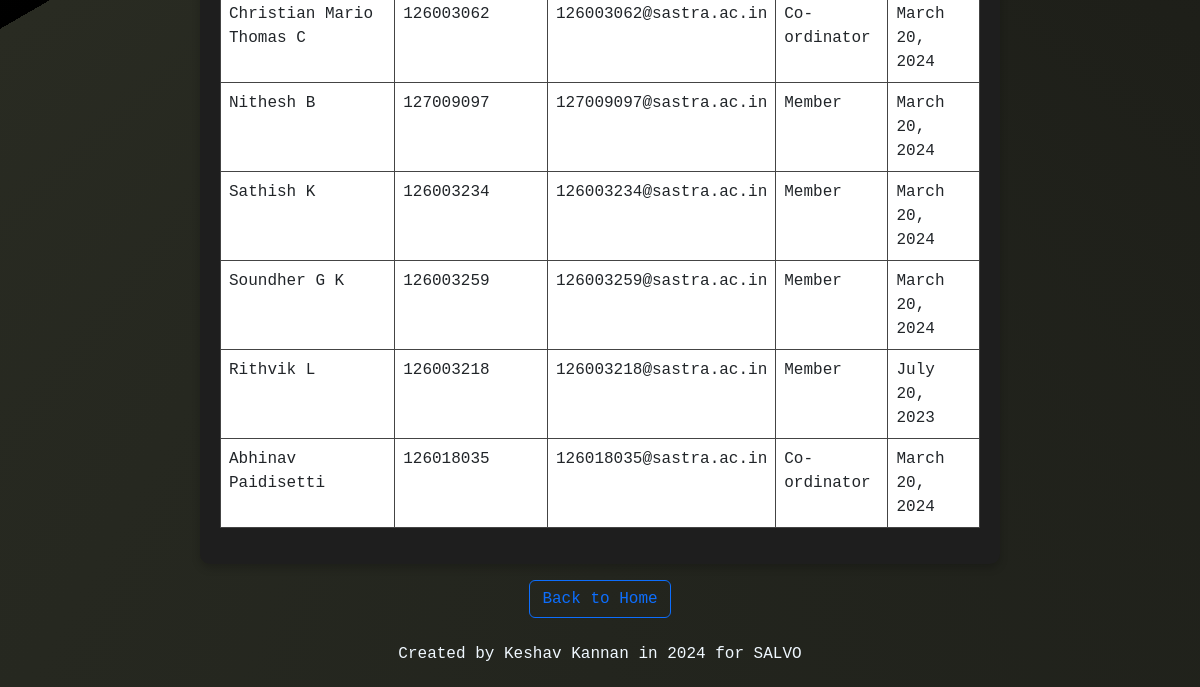
Before: /view_members/ (lower part) with the older database file.
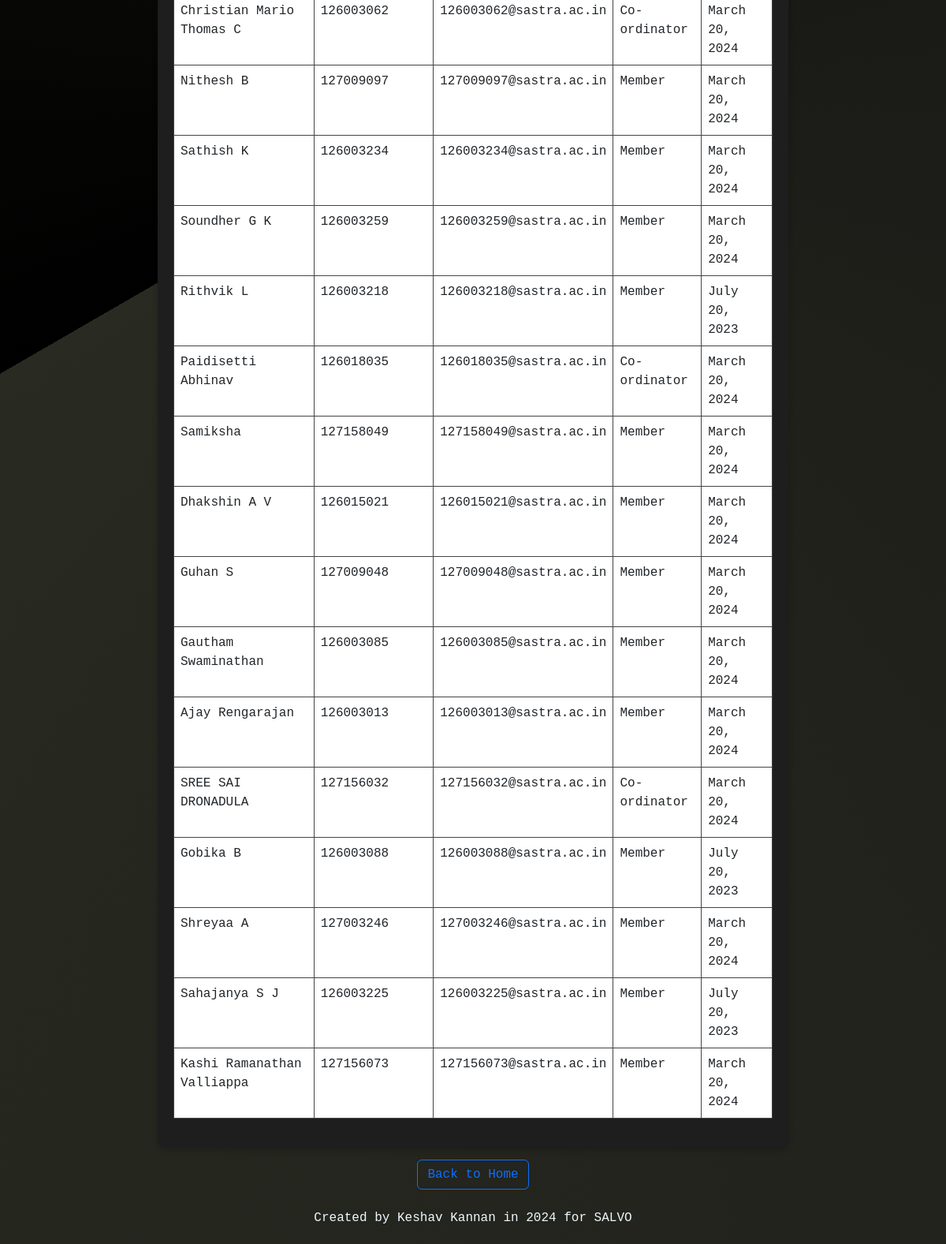
After: the same page with the newer database file.
### tracker/models.py (models this page shows, shortened)
class Member(models.Model):
    name=models.CharField(max_length=50,unique=True)
    emailid=models.EmailField()
    role=models.CharField(max_length=20,choices=[('Member','Member'),('Co-ordinator','Co-ordinator'),('Lead','Lead')])
    regno=models.IntegerField(unique=True)
    joined_on=models.DateField(default=django.utils.timezone.now())

### tracker/views.py (the view)
# urls.py: path('view_members/',view_members),
def view_members(request):
    qs=Member.objects.all()
    msg=''
    if len(qs)!=0:
        return render(request,'view_members.html',{'qs':qs,'msg':msg})
    else:
        return render(request,'view_members.html',{'msg':"No member registered yet"})

### templates/view_members.html (shortened to what this page needs)
<!DOCTYPE html>
<html lang="en">
<head>
    {% load static %}
    <link href="https://cdn.jsdelivr.net/npm/bootstrap@5.3.0-alpha3/dist/css/bootstrap.min.css" rel="stylesheet">
    <link href="https://cdn.jsdelivr.net/npm/bootstrap@5.3.0-alpha3/dist/css/bootstrap.min.css" rel="stylesheet">
</head>
<body>
    <div class="table-container">
        <table class="table text-light">
            <tbody>
                {% for i in qs %}
                <tr>
                    <td>{{ i.name }}</td>
                    <td>{{ i.regno }}</td>
                    <td>{{ i.emailid }}</td>
                    <td>{{ i.role }}</td>
                    <td>{{ i.joined_on }}</td>
                </tr>
                {% endfor %}
            </tbody>
        </table>
    </div>
    <div class="text-center mt-3">
        <a href="/home" class="btn btn-outline-primary">Back to Home</a>
    </div>
    <div class="text-center mt-4">
        <p>Created by Keshav Kannan in 2024 for SALVO</p>
    </div>
</body>
</html>

### templates/view_members.html (style rules this page uses)
body { padding: 5px; background: conic-gradient(from 240deg at 50% 50%, #000000, #0a0b08, #12130f, #181915, #1e1f19, #23251e, #292b22); color: aliceblue; font-family: 'Courier New', Courier, monospace; }
a { color: rgb(68, 168, 255); text-decoration: none; }
.table-container { background-color: #1e1e1e; padding: 20px; border-radius: 10px; box-shadow: 0 4px 8px rgba(0, 0, 0, 0.2); margin: auto; width: 100%; max-width: 800px; }
table { width: 100%; border-collapse: collapse; }
tbody tr { background-color: #2c2f26; }

Changed rows visible on the page:
changed Member "126018035@sastra.ac.in": name "Abhinav Paidisetti" → "Paidisetti Abhinav"
added Member: name "Samiksha", regno "127158049", emailid "127158049@sastra.ac.in", role "Member", joined_on "March 20, 2024"
added Member: name "Dhakshin A V", regno "126015021", emailid "126015021@sastra.ac.in", role "Member", joined_on "March 20, 2024"
added Member: name "Guhan S", regno "127009048", emailid "127009048@sastra.ac.in", role "Member", joined_on "March 20, 2024"
added Member: name "Gautham Swaminathan", regno "126003085", emailid "126003085@sastra.ac.in", role "Member", joined_on "March 20, 2024"
added Member: name "Ajay Rengarajan", regno "126003013", emailid "126003013@sastra.ac.in", role "Member", joined_on "March 20, 2024"
added Member: name "SREE SAI DRONADULA", regno "127156032", emailid "127156032@sastra.ac.in", role "Co-ordinator", joined_on "March 20, 2024"
added Member: name "Gobika B", regno "126003088", emailid "126003088@sastra.ac.in", role "Member", joined_on "July 20, 2023"
added Member: name "Shreyaa A", regno "127003246", emailid "127003246@sastra.ac.in", role "Member", joined_on "March 20, 2024"
added Member: name "Sahajanya S J", regno "126003225", emailid "126003225@sastra.ac.in", role "Member", joined_on "July 20, 2023"
added Member: name "Kashi Ramanathan Valliappa", regno "127156073", emailid "127156073@sastra.ac.in", role "Member", joined_on "March 20, 2024"
